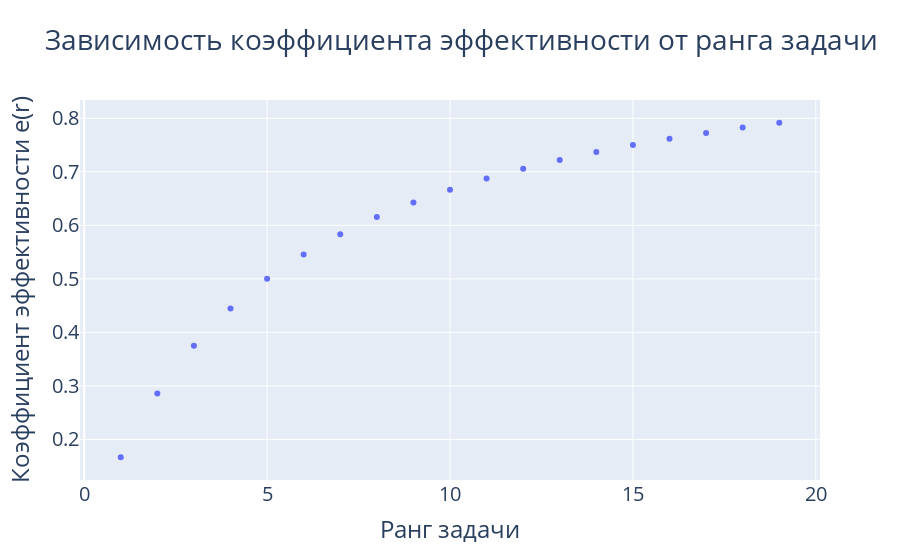

The notebook cell saved with this chart:
### Code cell
# Efficency coefficient graphic (dependence on problem rank, stupid one)
stages_amount = 6
x_vector = []
y_vector = []
for i in range(1, 20):
    vector_1 = [random.randint(0, 63) for _ in range(i)]
    vector_2 = [random.randint(0, 63) for _ in range(i)]
    seq_pipeline = ArithmeticPipeline(vector_1, vector_2, 1, 6)
    par_pipeline = ArithmeticPipeline(vector_1, vector_2, 6, 6)
    while seq_pipeline.is_busy:
        seq_pipeline.tact()
    while par_pipeline.is_busy:
        par_pipeline.tact()
    x_vector.append(i)
    y_vector.append(round((i * 6) / 
                          ((i + 6 - 1) * 6), 10))
fig = go.Figure()
fig.add_trace(
    go.Scatter(x=x_vector, y=y_vector, mode='markers',
               text=[f'r = {r}; e(r) = {y}' for r, y in enumerate(y_vector, 1)],
               textposition='bottom center')
)
fig.update_layout(title_text='Зависимость коэффициента эффективности от ранга задачи',
                  font=dict(size=20))
fig.update_xaxes(title_text='Ранг задачи')
fig.update_yaxes(title_text='Коэффициент эффективности e(r)')
fig.show(width=1280, height=1280)

### Figure 1 — Plotly figure (JSON) as saved in the notebook; plotly's stock layout.template omitted (floating-point values rounded to 4 significant figures)
{"data": [{"mode": "markers", "text": ["r = 1; e(r) = 0.1666666667", "r = 2; e(r) = 0.2857142857", "r = 3; e(r) = 0.375", "r = 4; e(r) = 0.4444444444", "r = 5; e(r) = 0.5", "r = 6; e(r) = 0.5454545455", "r = 7; e(r) = 0.5833333333", "r = 8; e(r) = 0.6153846154", "r = 9; e(r) = 0.6428571429", "r = 10; e(r) = 0.6666666667", "r = 11; e(r) = 0.6875", "r = 12; e(r) = 0.7058823529", "r = 13; e(r) = 0.7222222222", "r = 14; e(r) = 0.7368421053", "r = 15; e(r) = 0.75", "r = 16; e(r) = 0.7619047619", "r = 17; e(r) = 0.7727272727", "r = 18; e(r) = 0.7826086957", "r = 19; e(r) = 0.7916666667"], "textposition": "bottom center", "type": "scatter", "x": [1, 2, 3, 4, 5, 6, 7, 8, 9, 10, 11, 12, 13, 14, 15, 16, 17, 18, 19], "y": [0.1667, 0.2857, 0.375, 0.4444, 0.5, 0.5455, 0.5833, 0.6154, 0.6429, 0.6667, 0.6875, 0.7059, 0.7222, 0.7368, 0.75, 0.7619, 0.7727, 0.7826, 0.7917]}], "layout": {"font": {"size": 20}, "title": {"text": "Зависимость коэффициента эффективности от ранга задачи"}, "xaxis": {"title": {"text": "Ранг задачи"}}, "yaxis": {"title": {"text": "Коэффициент эффективности e(r)"}}}}
